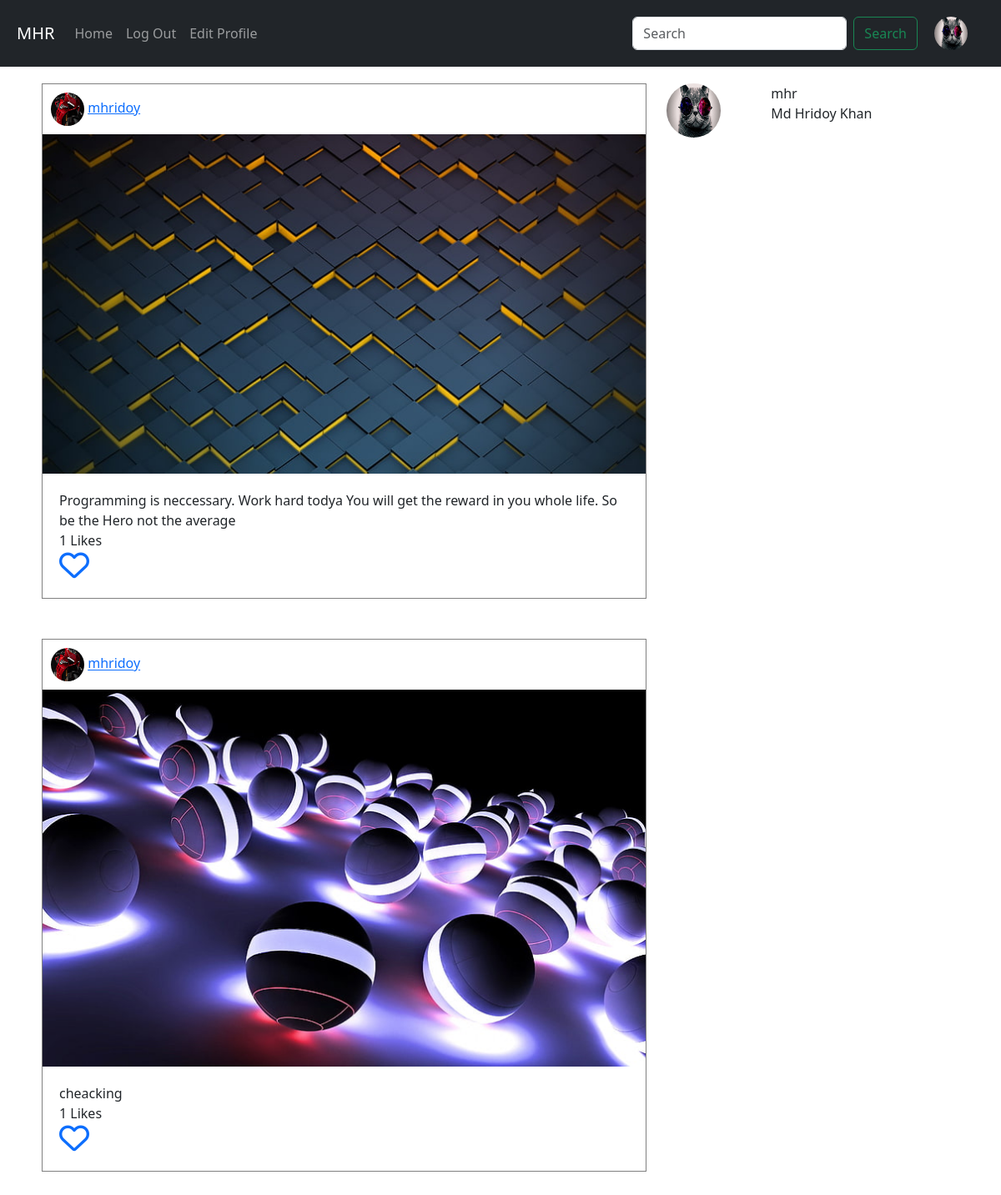
Screenshot of /post/ (signed in) with the database file from the repository.
### Auth_app/models.py (models this page shows)
class UserProfile(models.Model):
    user = models.OneToOneField(User, on_delete=models.CASCADE, related_name='user_profile')
    full_name = models.CharField(max_length=264, blank=True)
    profile_pic = models.ImageField(upload_to='profile_pics', blank=True)
    description = models.TextField(blank=True)
    dob = models.DateField(blank=True, null=True)
    website = models.URLField(blank=True)
    facebook = models.URLField(blank=True)

### app_post/models.py (models this page shows)
class Post(models.Model):
    author = models.ForeignKey(User, on_delete=models.CASCADE, related_name="Post")
    image = models.ImageField(upload_to='post_image')
    caption = models.CharField(max_length=264, blank=True)
    upload_date = models.DateTimeField(auto_now_add=True)
    update_date = models.DateTimeField(auto_now=True)
    class Meta:
        ordering = ['-upload_date', ]

### app_post/views.py (the view)
# urls.py: path('',views.home, name="home"),
@login_required
def home(request):
    following_list = Follow.objects.filter(follower=request.user)
    posts = Post.objects.filter(author__in=following_list.values_list('following'))
    liked_post = Like.objects.filter(user=request.user)
    liked_post_list = liked_post.values_list('post', flat=True)
    print(liked_post)
    if request.method == "GET":
        search = request.GET.get('search', '')
        result = User.objects.filter(username__icontains=search)
    return render(request, 'app_post/home.html', context={'title':'Homepage', 'search':search, 'result':result, 'posts':posts, 'liked_post_list':liked_post_list})

### templates/app_post/home.html (shortened to what this page needs)
{% extends 'navbar.html' %}
{% block content %}
{% if search %}
    {% for user in result %}
        <div class="row">
            <div class="col-sm-2">
                {% if user.user_profile.profile_pic %}
                <img src="/media/{{user.user_profile.profile_pic}}" width="65px" height="65px" class="rounded-circle">
                {% else %}
                <img src="/media/avatar.png" width="65px" height="65px"
                class="rounded-circle">
                {% endif %}
            </div>
            <div class="col-sm-10">
                <a href="{% url 'auth_app:user_other' username=user.username %}"><h6>{{user.username}}</h6></a>
                <h6>{{user.user_profile.full_name}}</h6>
            </div>
        </div>
        <br>
    {% endfor %}
{% else %}
    <div class="row">
        <div class="col-sm-8">
                {% for post in posts %}
                    <div style="border: 1px solid gray;">
                        <div style="padding: 10px;">
                            {% if post.author.user_profile.profile_pic %}
                            <img src="/media/{{post.author.user_profile.profile_pic}}"
                            alt="User Image" width="40px" height="40px" class="rounded-circle">
                            {% else %}
                                <img src="/media/avatar.png" width="40px" height="40px"
                                class="rounded-circle">
                            {% endif %}
                            <a href="{% url 'auth_app:user_other' username=post.author %}">{{post.author}}</a>
                        </div>
                        <img src="/media/{{post.image}}" width="100%" alt="">
                        <div style="padding: 20px;">
                            {{post.caption}} <br>
                            {{post.liked_post.count}} Likes <br>
                            {% if post.pk in liked_post_list %}
                            <a href="{% url 'app_post:unliked' pk=post.pk %}"><i class="fas fa-heart" style="font-size: 36px;"></i></a>
                            {% else %}
                            <a href="{% url 'app_post:liked' pk=post.pk %}"><i class="far fa-heart" style="font-size: 36px;"></i></a>
                            {% endif %}
                        </div>
                    </div>
                    <br><br>
                {% endfor %}
        </div>
        <div class="col-sm-4">
            <div class="row">
                <div class="col-sm-4">
                    {% if user.user_profile.profile_pic %}
                    <img src="/media/{{user.user_profile.profile_pic}}" width="65px" height="65px" class="rounded-circle">
                    {% else %}
                    <img src="/media/avatar.png" width="65px" height="65px"
                    class="rounded-circle">
                    {% endif %}
                </div>
                <div class="col-sm-8">
                    {{user.username}}
                    <br>
                    {{user.user_profile.full_name}}
                </div>
            </div>
        </div>
    </div>
{% endif %}
{% endblock %}

### templates/navbar.html (shortened to what this page needs)
<!DOCTYPE html>
<html lang="en">
<head>
    <link href="https://cdn.jsdelivr.net/npm/bootstrap@5.3.3/dist/css/bootstrap.min.css" rel="stylesheet">
    <link rel="stylesheet" href="https://cdnjs.cloudflare.com/ajax/libs/font-awesome/6.5.0/css/all.min.css"/>
</head>
<body>
    <nav class="navbar navbar-expand-lg navbar-dark bg-dark" style="padding: 20px;">
        <a class="navbar-brand" href="{% url 'app_post:home' %}">MHR</a>
        <div class="collapse navbar-collapse" id="navbarSupportedContent">
            <ul class="navbar-nav mr-auto">
                <li class="nav-item active">
                    <a class="nav-link" href="{% url 'app_post:home' %}">Home</a>
                </li>
                <li class="nav-item">
                    <a class="nav-link" href="{% url 'auth_app:logout' %}">Log Out</a>
                </li>
                <li class="nav-item">
                    <a class="nav-link" href="{% url 'auth_app:edit_profile' %}">Edit Profile</a>
                </li>
            </ul>
            <div class="d-flex ms-auto" style="padding-right: 20px;">
                <form class="d-flex" style="padding-right: 20px;" method="GET">
                    <input class="form-control me-2" type="search" placeholder="Search" aria-label="Search" name="search">
                    <button class="btn btn-outline-success" type="submit">Search</button>
                </form>
                {% if user.user_profile.profile_pic %}
                <a href="{% url 'auth_app:profile' %}"><img src="/media/{{user.user_profile.profile_pic}}"
                        alt="User Image" width="40px" height="40px" class="rounded-circle"></a>
                {% else %}
                <a href="{% url 'auth_app:profile' %}"><img src="/media/avatar.png" width="40px" height="40px"
                        class="rounded-circle"></a>
                {% endif %}
            </div>
        </div>
    </nav>
    <div class="container" style="padding: 20px;">
        {% block content %}
        {% endblock %}
    </div>
</body>
</html>

### rows the page displays
Post: author.user_profile.profile_pic (picture), author "mhridoy", image (picture), caption "Programming is neccessary. Work hard todya You will get the reward in you whole life. So be the Hero not the average", liked_post.count "1"
Post: author.user_profile.profile_pic (picture), author "mhridoy", image (picture), caption "cheacking", liked_post.count "1"

### other values shown
{{ user.username }} "mhr"
{{ user.user_profile.full_name }} "Md Hridoy Khan"
